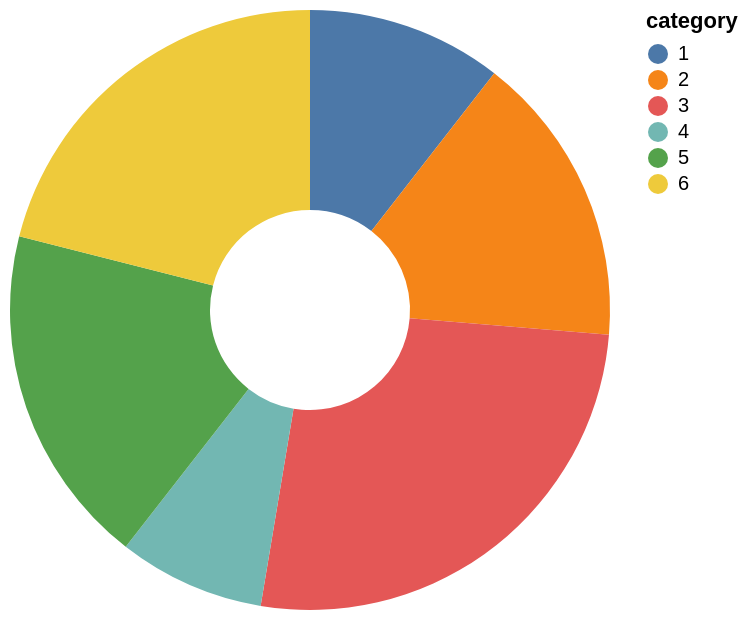

Vega-Lite specification for this chart:
### Vega-Lite specification from a JSON file in a GitHub repository (floating-point values rounded to 4 significant figures)
{"$schema": "https://vega.github.io/schema/vega-lite/v6.json", "data": {"values": [{"category": 1, "value": 4}, {"category": 2, "value": 6}, {"category": 3, "value": 10}, {"category": 4, "value": 3}, {"category": 5, "value": 7}, {"category": 6, "value": 8}]}, "mark": {"type": "arc", "innerRadius": 50}, "encoding": {"theta": {"field": "value", "type": "quantitative"}, "color": {"field": "category", "type": "nominal"}}}
